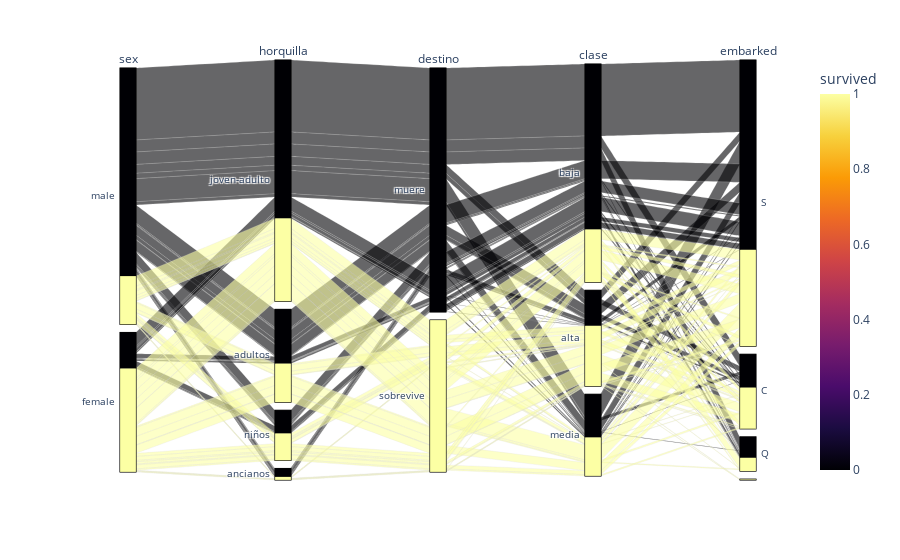

Notebook source saved alongside this figure:
### Code cell
import plotly.express as px


fig = px.parallel_categories(categorias, color = 'survived', dimensions=['sex', 'horquilla', 'destino', 'clase', 'embarked'],
                color_continuous_scale=px.colors.sequential.Inferno,
                labels={'sex', 'horquilla', 'destino', 'clase', 'embarked'})
fig.show()

### Figure 1 — Plotly figure (JSON) as saved in the notebook; plotly's stock layout.template omitted (floating-point values rounded to 4 significant figures; data arrays with more than 128 entries replaced by an {"elided": "..."} marker saying what was removed)
{"data": [{"dimensions": [{"label": "sex", "values": {"elided": "891 str values"}}, {"label": "horquilla", "values": {"elided": "891 str values"}}, {"label": "destino", "values": {"elided": "891 str values"}}, {"label": "clase", "values": {"elided": "891 str values"}}, {"label": "embarked", "values": {"elided": "891 str values"}}], "domain": {"x": [0, 1], "y": [0, 1]}, "line": {"color": {"elided": "891 int values"}, "coloraxis": "coloraxis"}, "name": "", "type": "parcats"}], "layout": {"coloraxis": {"colorbar": {"title": {"text": "survived"}}, "colorscale": [[0, "#000004"], [0.1111, "#1b0c41"], [0.2222, "#4a0c6b"], [0.3333, "#781c6d"], [0.4444, "#a52c60"], [0.5556, "#cf4446"], [0.6667, "#ed6925"], [0.7778, "#fb9b06"], [0.8889, "#f7d13d"], [1, "#fcffa4"]]}, "legend": {"tracegroupgap": 0}, "margin": {"t": 60}}}
